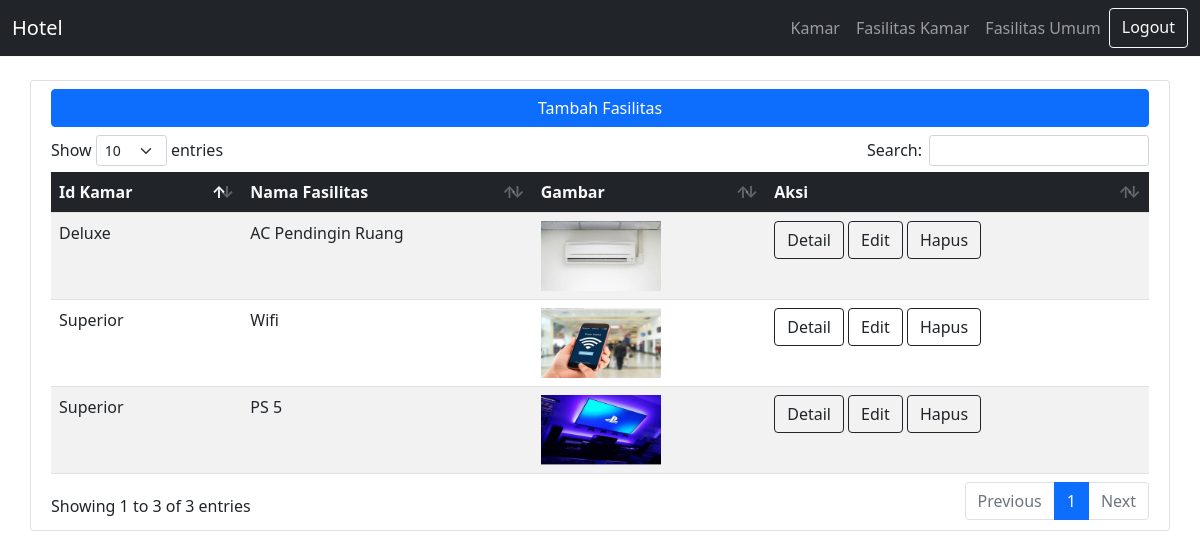
Before: /admin/fasilitas_kamar.php with the older database file.
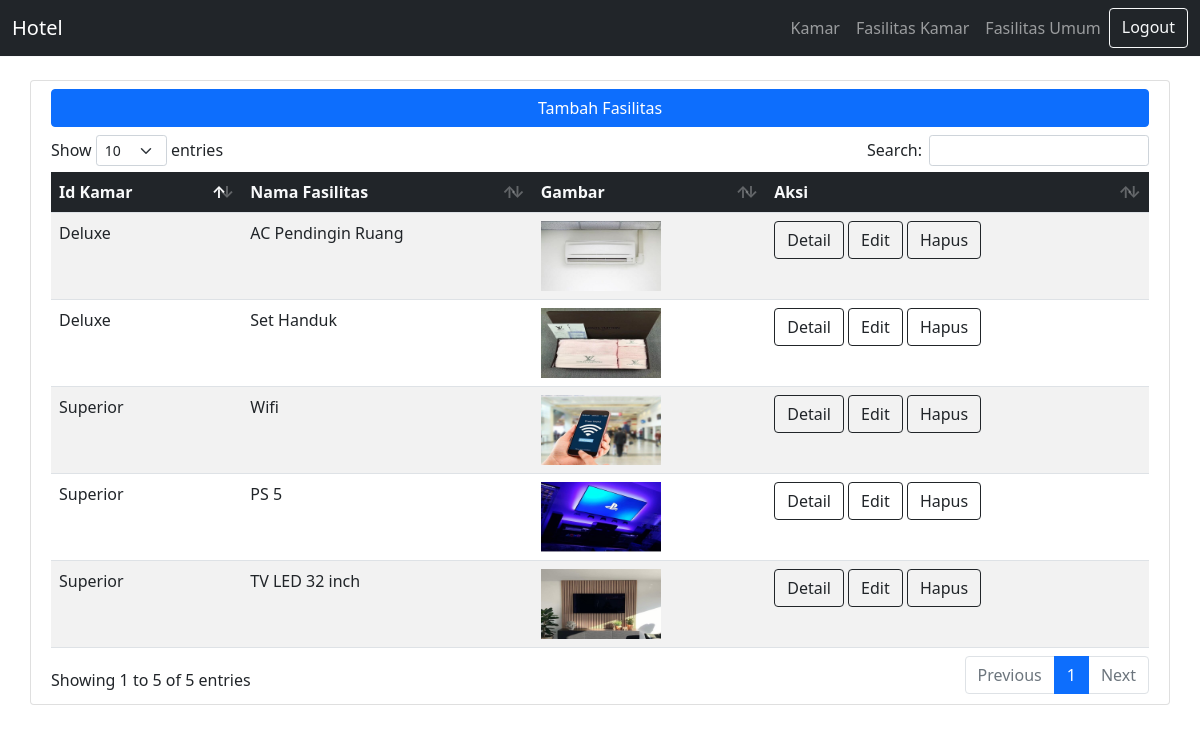
After: the same page with the newer database file.
### tables this page shows
CREATE TABLE `fasilitas_kamar` (
  `id` int(11) NOT NULL,
  `id_kamar` int(11) NOT NULL,
  `fasilitas` varchar(100) NOT NULL,
  `gambar` varchar(100) NOT NULL
);

CREATE TABLE `kamar` (
  `id_kamar` int(11) NOT NULL,
  `nama_kamar` varchar(50) NOT NULL,
  `total_kamar` int(5) NOT NULL
);

### admin/fasilitas_kamar.php (the view, shortened to what this page needs)
<?php
$conn = mysqli_connect("localhost", "root", "", "hotel-hebat");
?>
<!DOCTYPE html>
<html lang="en">
<head>
  <link rel="stylesheet" href="../vendor/bootstrap.min.css">
  <link rel="stylesheet" href="../vendor/dataTables.bootstrap5.min.css">
</head>
<body style="margin-top: 80px;">
  <?php
  include './navbar.php'
  ?>
  <div class="card container">
    <div class="table-responsive p-2">
      <a href="tambah_fasilitas_kamar.php" class="btn btn-primary mb-2 d-block">Tambah Fasilitas</a>
      <table id="fasilitas_kamar" class="table table-striped" style="width:100%">
        <thead class="bg-dark text-light">
          <tr>
            <th>Id Kamar</th>
            <th>Nama Fasilitas</th>
            <th>Gambar</th>
            <th>Aksi</th>
          </tr>
        </thead>
        <tbody>
          <?php
          $resultKamar = mysqli_query($conn, "SELECT * FROM fasilitas_kamar,kamar where fasilitas_kamar.id_kamar=kamar.id_kamar");
          ?>
          <?php while ($rowKamar = mysqli_fetch_assoc($resultKamar)) : ?>
            <tr>
                <td><?= $rowKamar['nama_kamar']; ?></td>
                <td><?= $rowKamar['fasilitas']; ?></td>
                <td>
                  <img src="../vendor/img/fasilitas_kamar/<?= $rowKamar['gambar']; ?>" alt="gambar" style="width: 120px; height: 70px;">
                </td>
                <td>
                <a href="detail_fasilitas_kamar.php?id=<?= $rowKamar['id']; ?>" class="btn btn-outline-dark">Detail</a>
                <a href="edit_fasilitas_kamar.php?id_fasilitas_kamar=<?= $rowKamar['id']; ?>" class="btn btn-outline-dark">Edit</a>
                <a href="hapus_fasilitas_kamar.php?id_fasilitas_kamar=<?= $rowKamar['id']; ?>" class="btn btn-outline-dark">Hapus</a>
                </td>
            </tr>
          <?php endwhile; ?>
        </tbody>
      </table>
    </div>
  </div>
</body>
</html>

### admin/navbar.php (shortened to what this page needs)
<nav class="navbar fixed-top border-bottom border-light navbar-expand-lg navbar-dark bg-dark">
  <div class="container-fluid">
    <a class="navbar-brand" href="#">Hotel</a>
    <div class="ml-auto">
      <div class="collapse navbar-collapse" id="navbarNavAltMarkup">
        <div class="navbar-nav">
          <a class="nav-link" href="./kamar.php">Kamar</a>
          <a class="nav-link" href="./fasilitas_kamar.php">Fasilitas Kamar</a>
          <a class="nav-link" href="./fasilitas_umum.php">Fasilitas Umum</a>
          <a href="logout.php" class="btn btn-outline-light">Logout</a>
        </div>
      </div>
    </div>
  </div>
</nav>

Changed rows visible on the page:
added fasilitas_kamar: id_kamar.nama_kamar "Superior", fasilitas "TV LED 32 inch", gambar (picture)
added fasilitas_kamar: id_kamar.nama_kamar "Deluxe", fasilitas "Set Handuk", gambar (picture)
Other visible differences:
text written by a page script: "Show entries Search: Showing 1 to 3 of 3 entries Previous 1 Next" → "Show entries Search: Showing 1 to 5 of 5 entries Previous 1 Next"
